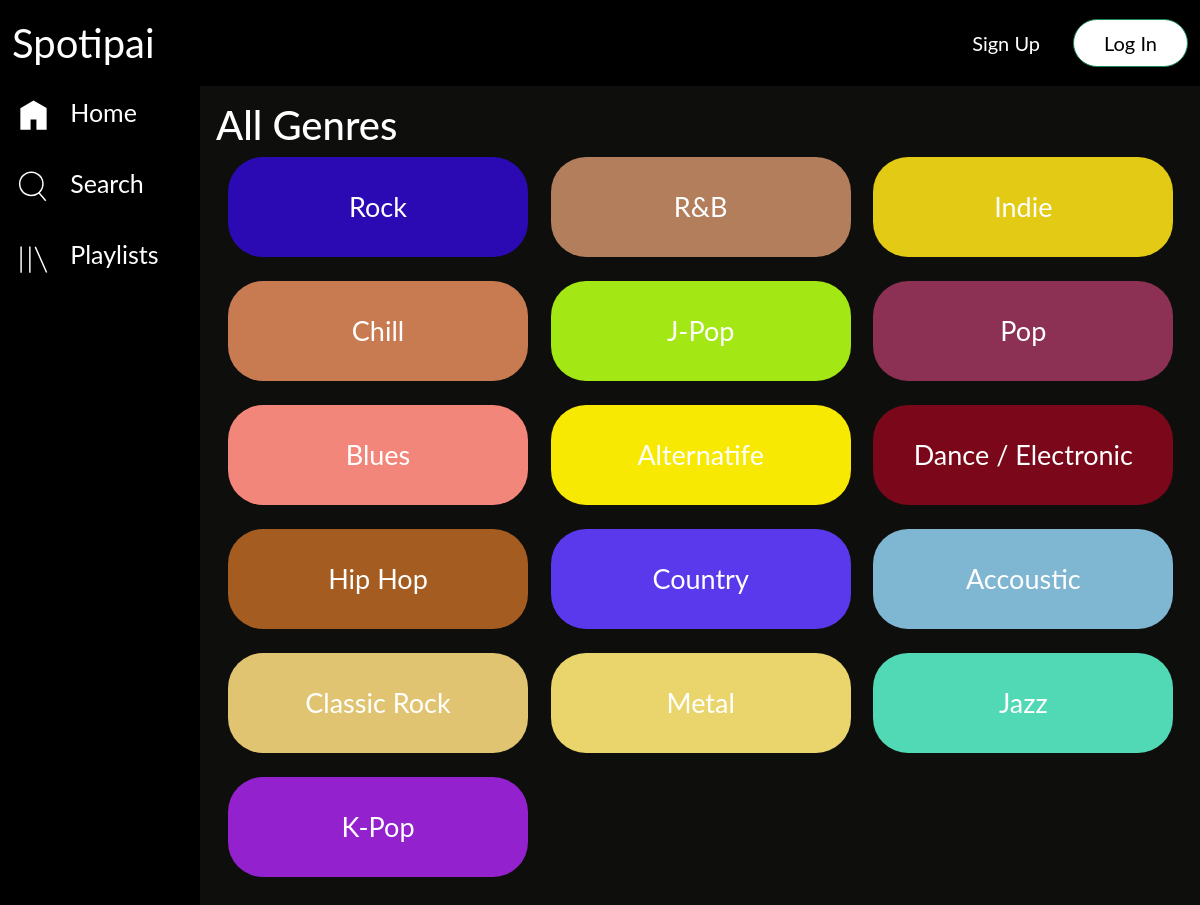
/genres.php, run on the app's committed database.
### tables this page shows
CREATE TABLE `genre` (
  `id_genre` int(3) NOT NULL,
  `nama_genre` varchar(20) NOT NULL
);

### genres.php (the view, shortened to what this page needs)
<?php
	include 'koneksi.php';
?>
<!DOCTYPE html>
<html>
<head>
	<link rel="stylesheet" type="text/css" href="style.css">
</head>
<body style="background-color: #0e0e0d">
	<?php
	include 'header.php';
	include 'sidebar.php';
	?>
	<div class="content">
		<h1 style="margin-top: 70px; color: white;">All Genres</h1>
		<div class="container">
		  <div class="row">
			<?php
	            $ambilgenre = $koneksi->query("SELECT * FROM genre ORDER BY rand()");
	            while ($datagenre = $ambilgenre->fetch_assoc()){
	        ?>
	        <div class="col-sm-4 mb-4">
	        	<button class="btn btn-block" onclick="window.location.href='genre_song.php?id_genre=<?= $datagenre['id_genre'] ?>'" style="background-color: <?php echo '#' . substr(str_shuffle('ABCDEF0123456789'), 0, 6); ?>;">
	        		<?= $datagenre['nama_genre'] ?>
	        	</button>
	        </div>
	        <?php } ?>
	      </div>
		</div>
	</div>
</body>
</html>

### style.css (style rules this page uses)
body { background-color: #0e0e0d; }
.content { margin-top: 30px; }

### genres.php (style rules this page uses)
.container button { border-radius: 35px; border-color: transparent; font-size: 27px; color: white; width: 300px; height: 100px; padding: auto; }

### sidebar.php (style rules this page uses)
body { margin: 0; font-family: "Lato", sans-serif; }
div.content { margin-left: 200px; padding: 1px 16px; height: 1000px; }

### data on the page
genre: nama_genre "Rock"
genre: nama_genre "R&B"
genre: nama_genre "Indie"
genre: nama_genre "Chill"
genre: nama_genre "J-Pop"
genre: nama_genre "Pop"
genre: nama_genre "Blues"
genre: nama_genre "Alternatife"
genre: nama_genre "Dance / Electronic"
genre: nama_genre "Hip Hop"
genre: nama_genre "Country"
genre: nama_genre "Accoustic"
genre: nama_genre "Classic Rock"
genre: nama_genre "Metal"
genre: nama_genre "Jazz"
genre: nama_genre "K-Pop"
